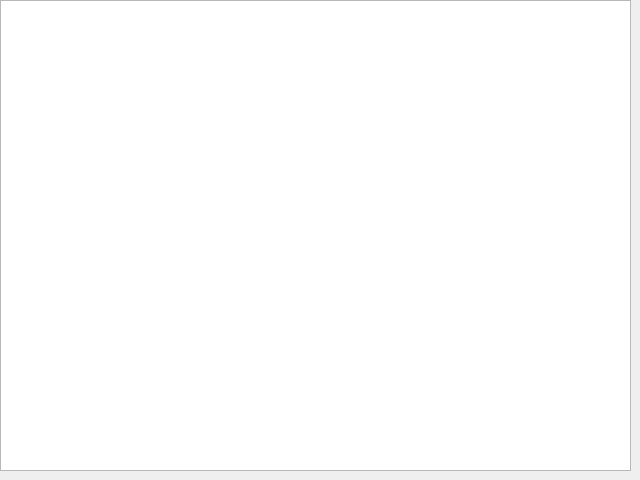
<?xml version="1.0" encoding="UTF-8"?>
<ui version="4.0">
 <class>DialogDebug</class>
 <widget class="QDialog" name="DialogDebug">
  <property name="geometry">
   <rect>
    <x>0</x>
    <y>0</y>
    <width>640</width>
    <height>480</height>
   </rect>
  </property>
  <property name="windowTitle">
   <string>Dialog</string>
  </property>
  <widget class="QTextEdit" name="textEdit">
   <property name="geometry">
    <rect>
     <x>0</x>
     <y>0</y>
     <width>631</width>
     <height>471</height>
    </rect>
   </property>
  </widget>
 </widget>
 <resources/>
 <connections/>
</ui>
